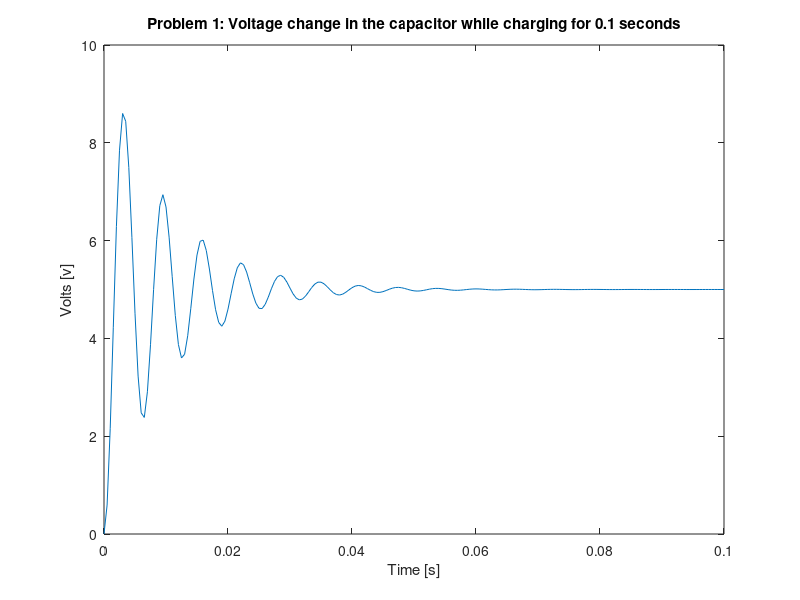
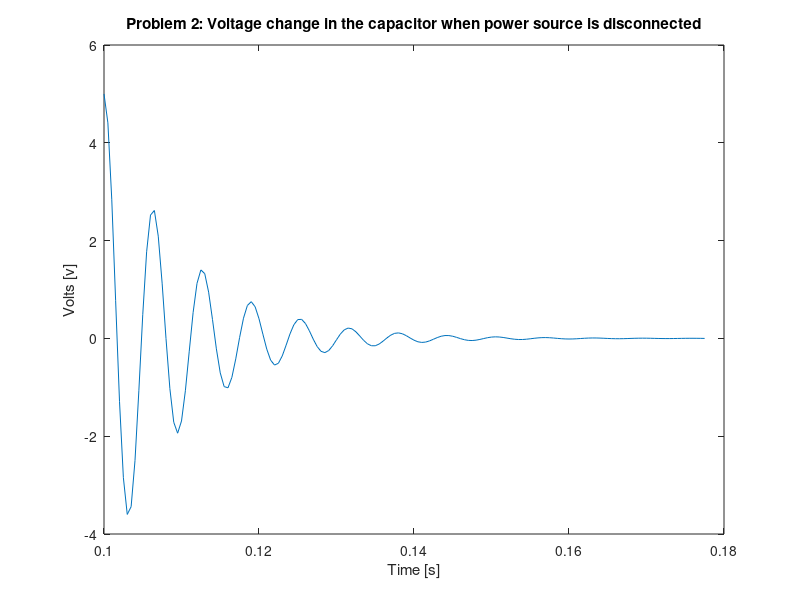

These charts were generated, in order, by the following MATLAB code:
close all; clear *; clc;
%%%CONSTANTS, Provided by professor:
RESISTANCE = 200;
VOLTAGE = 5;
INDUCTANCE = 1; %%% 1H
CAPACITANCE = .000001; %%% C =1?F
INTERVAL = .1;

%%% q is charge
%%% z is derivative of q

%%% Form a system of equations
%%% Use first derivative of V "z"
f_xyz = @(x, y, z) z;
g_xyz = @(x, y, z) (VOLTAGE - RESISTANCE * CAPACITANCE * z - y) / CAPACITANCE * INDUCTANCE;

v(1) = 0;
dv(1) = 0;

h = 0.0005; %%% (t_n - t_0)/n
t = 0:h:.1;
counter = 1;

for ti = t
    k0 = h * f_xyz(t(counter), v(counter), dv(counter));
    l0 = h * g_xyz(t(counter), v(counter), dv(counter));
    k1 = h * f_xyz(t(counter) + h/2, v(counter) + k0/2, dv(counter) + l0/2);
    l1 = h * g_xyz(t(counter) + h/2, v(counter) + k0/2, dv(counter) + l0/2);
    k2 = h * f_xyz(t(counter) + h/2, v(counter) + k1/2, dv(counter) + l1/2);
    l2 = h * g_xyz(t(counter) + h/2, v(counter) + k1/2, dv(counter) + l1/2);
    k3 = h * f_xyz(t(counter) + h, v(counter) + k2, dv(counter) + l2);
    l3 = h * g_xyz(t(counter) + h, v(counter) + k2, dv(counter) + l2);
    v(counter+1) = v(counter) + (k0 + 2*k1 + 2*k2 + k3)/6;
    dv(counter+1) = dv(counter) + (l0 + 2*l1 + 2* l2 + l3)/6;
    
    counter = counter + 1;
end 
v(end) = [];
dv(end) = [];
plot(t,v)
title('Problem 1: Voltage change in the capacitor while charging for 0.1 seconds');
ylabel('Volts [v]');
xlabel('Time [s]');

disp('Problem 1: ');
disp(['The voltage at time ' num2str(t(end)) ' was ' num2str(v(end)), ' volts'])


%%% Problem 2:

prevV = v(end);
prevT = t(end);
prevDV = dv(end);
%%% Reset the values of t, v, and dv
t = [];
v = [];
dv = [];
%%% set v and dv initial conditions to previous conditions
%%t = prevT:h:prevT*2;
VOLTAGE = 0; %% source off
f_xyz = @(x, y, z) z;
g_xyz = @(x, y, z) (VOLTAGE - RESISTANCE * CAPACITANCE * z - y) / CAPACITANCE * INDUCTANCE;


v(1) = prevV;
dv(1) = prevDV;
t = prevT;
counter = 1;
maxIterations = 500;
tolerance = .0001;
while counter < maxIterations
    k0 = h * f_xyz(t(counter), v(counter), dv(counter));
    l0 = h * g_xyz(t(counter), v(counter), dv(counter));
    k1 = h * f_xyz(t(counter) + h/2, v(counter) + k0/2, dv(counter) + l0/2);
    l1 = h * g_xyz(t(counter) + h/2, v(counter) + k0/2, dv(counter) + l0/2);
    k2 = h * f_xyz(t(counter) + h/2, v(counter) + k1/2, dv(counter) + l1/2);
    l2 = h * g_xyz(t(counter) + h/2, v(counter) + k1/2, dv(counter) + l1/2);
    k3 = h * f_xyz(t(counter) + h, v(counter) + k2, dv(counter) + l2);
    l3 = h * g_xyz(t(counter) + h, v(counter) + k2, dv(counter) + l2);
    v(counter+1) = v(counter) + (k0 + 2*k1 + 2*k2 + k3)/6;
    dv(counter+1) = dv(counter) + (l0 + 2*l1 + 2* l2 + l3)/6;
    
    t = [t t(end)+h];
    
    if abs(v(end)) < tolerance
        break;
    end
    counter = counter + 1;
end

figure;
plot(t,v);
t(end)
v(end)
xlabel('Time [s]');
ylabel('Volts [v]');
title('Problem 2: Voltage change in the capacitor when power source is disconnected');
disp('Problem 2:')
disp(['Starting at time ' num2str(t(1)) 's it took ' num2str(t(end)-t(1)) ' seconds to discharge the capacitor.']) 
disp(['The above mentioned value is with a tolerance for zero of ' num2str(tolerance)])
